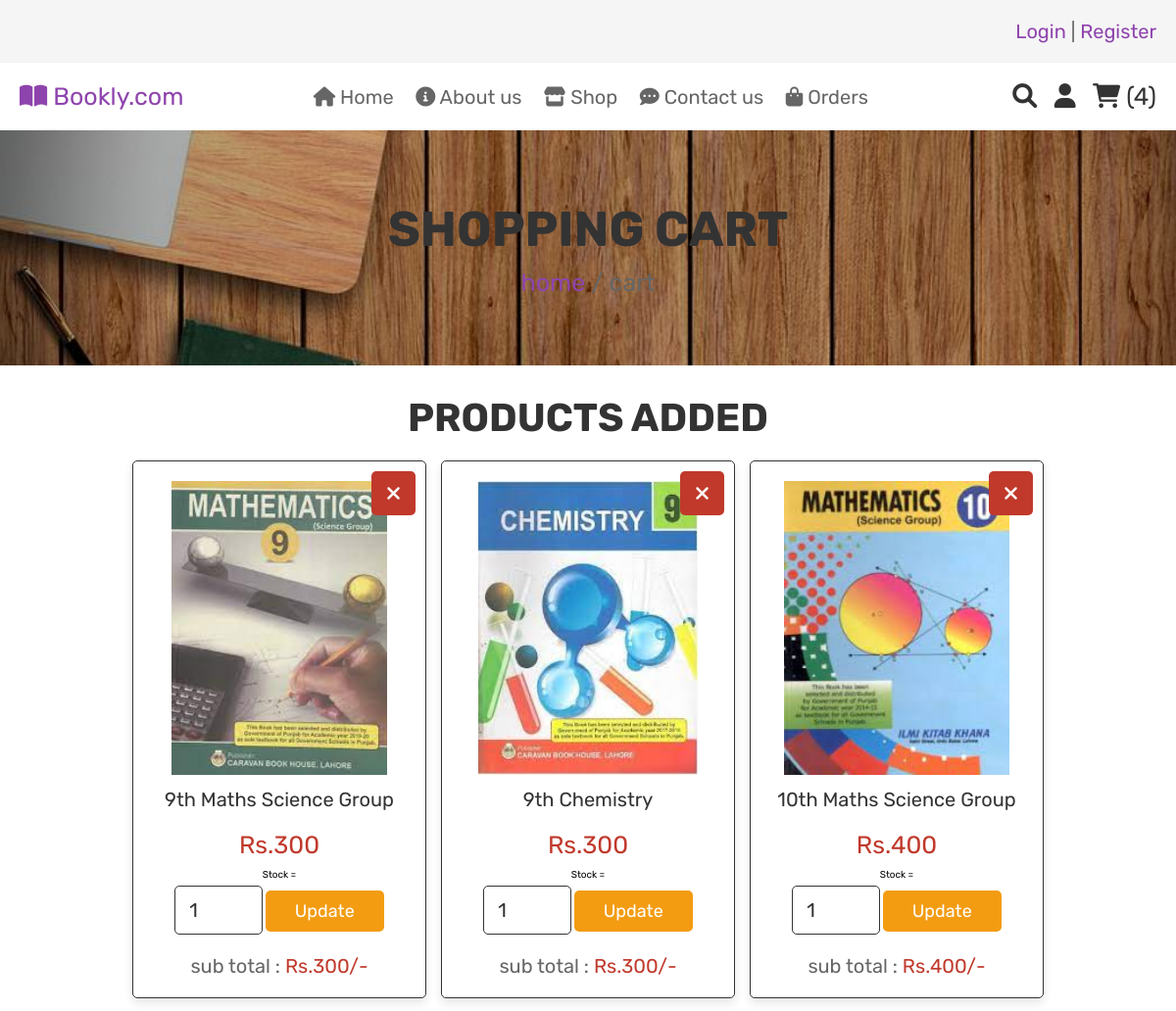
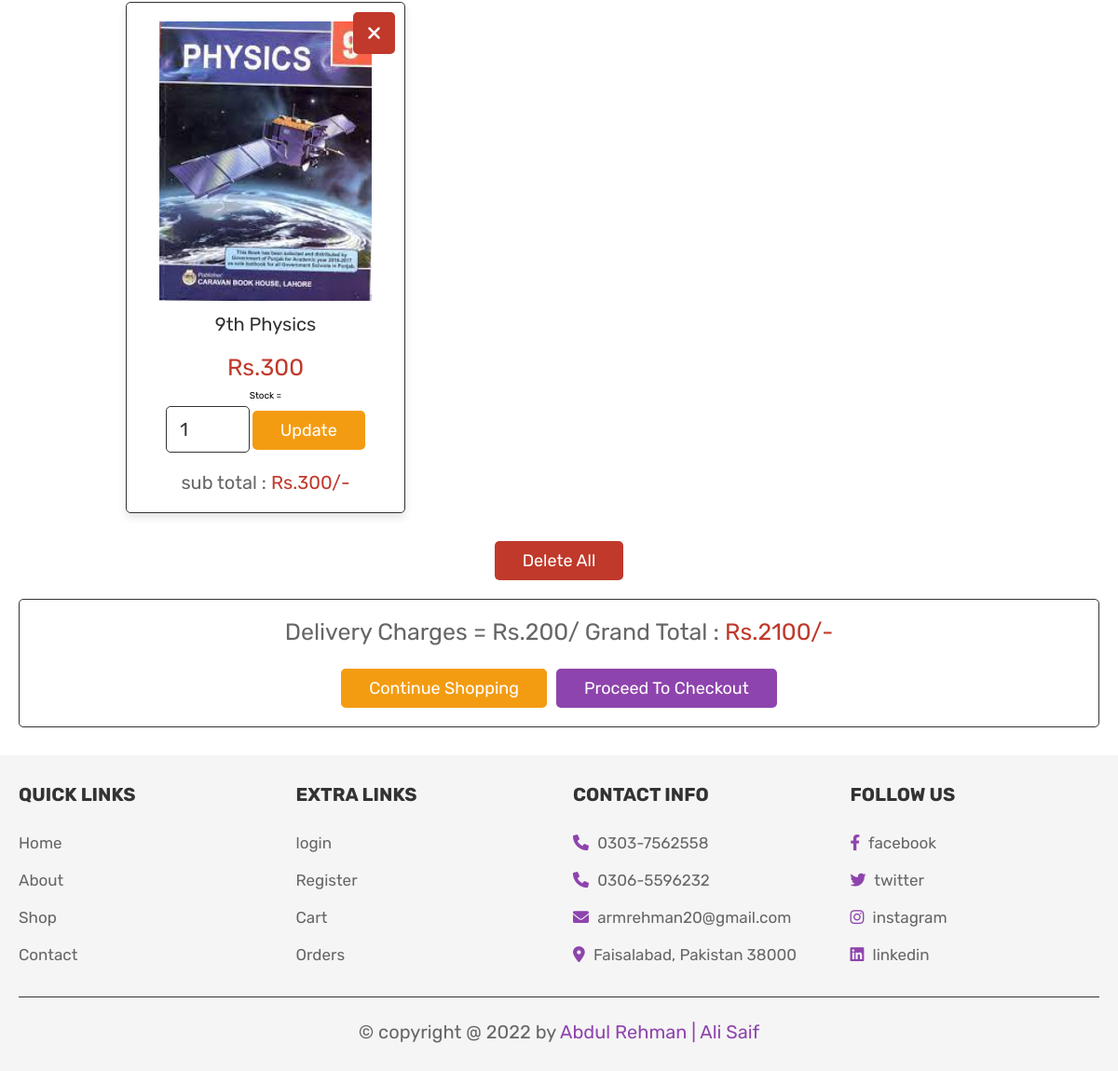
Screenshot of /cart.php (signed in) with the database file from the repository (2 pictures, top to bottom).
### tables this page shows
CREATE TABLE `cart` (
  `id` int(100) NOT NULL,
  `user_id` int(100) NOT NULL,
  `name` varchar(100) NOT NULL,
  `price` int(100) NOT NULL,
  `quantity` int(100) NOT NULL,
  `image` varchar(100) NOT NULL,
  `stock` varchar(50) NOT NULL
);

### cart.php (the view, shortened to what this page needs)
<?php
include 'config.php';
$user_id = $_SESSION['user_id'];
?>
<!DOCTYPE html>
<html lang="en">
<head>
   <link rel="stylesheet" href="https://cdnjs.cloudflare.com/ajax/libs/font-awesome/6.0.0/css/all.min.css">
   <link rel="stylesheet" href="css/style.css">
</head>
<body>
<?php include 'header.php'; ?>
<div class="heading">
   <h3>shopping cart</h3>
   <p> <a href="home.php">home</a> / cart </p>
</div>
<section class="shopping-cart">
   <h1 class="title">products added</h1>
   <div class="box-container">
      <?php
         $grand_total = 0;
         $select_cart = mysqli_query($conn, "SELECT * FROM `cart` WHERE user_id = '$user_id'") or die('query failed');
         if(mysqli_num_rows($select_cart) > 0){
            while($fetch_cart = mysqli_fetch_assoc($select_cart)){
      ?>
      <div class="box">
         <a href="cart.php?delete=<?php echo $fetch_cart['id']; ?>" class="fas fa-times" onclick="return confirm('delete this from cart?');"></a>
         <img src="uploaded_img/<?php echo $fetch_cart['image']; ?>" alt="">
         <div class="name"><?php echo $fetch_cart['name']; ?></div>
         <div class="price">Rs.<?php echo $fetch_cart['price']; ?></div>
         <div class="stock">Stock =<?php echo $fetch_cart['stock']; ?></div>
         <form action="" method="post">
            <input type="number" min="1" name="cart_quantity" value="<?php echo $fetch_cart['quantity']; ?>">
            <input type="submit" name="update_cart" value="update" class="option-btn">
         </form>
         <div class="sub-total"> sub total : <span>Rs.<?php echo $sub_total = ($fetch_cart['quantity'] * $fetch_cart['price']); ?>/-</span> </div>
      </div>
      <?php
      $grand_total += $sub_total + 200;
         }
      }else{
         echo '<p class="empty">your cart is empty</p>';
      }
      ?>
   </div>
   <div style="margin-top: 2rem; text-align:center;">
      <a href="cart.php?delete_all" class="delete-btn <?php echo ($grand_total > 1)?'':'disabled'; ?>" onclick="return confirm('delete all from cart?');">delete all</a>
   </div>
   <div class="cart-total">
      <p>Delivery Charges = Rs.200/ Grand Total : <span>Rs.<?php echo $grand_total; ?>/-</span></p>
      <div class="flex">
         <a href="shop.php" class="option-btn">continue shopping</a>
         <a href="checkout.php" class="btn <?php echo ($grand_total > 1)?'':'disabled'; ?>">proceed to checkout</a>
      </div>
   </div>
</section>
<?php include 'footer.php'; ?>
</body>
</html>

### css/style.css (style rules this page uses)
:root { --purple:#8e44ad; --red:#c0392b; --orange:#f39c12; --black:#333; --white:#fff; --light-color:#666; --light-white:#ccc; --light-bg:#f5f5f5; --border:.1rem solid var(--black); --box-shadow:0 .5rem 1rem rgba(0,0,0,.1); }
* { font-family: 'Rubik', sans-serif; margin:0; padding:0; box-sizing: border-box; outline: none; border:none; text-decoration: none; transition:all .2s linear; }
html { font-size: 62.5%; overflow-x: hidden; }
section { padding:3rem 2rem; }
.title { text-align: center; margin-bottom: 2rem; text-transform: uppercase; color:var(--black); font-size: 4rem; }
.btn, .option-btn, .delete-btn, .white-btn { display: inline-block; margin-top: 1rem; padding:1rem 3rem; cursor: pointer; color:var(--white); font-size: 1.8rem; border-radius: .5rem; text-transform: capitalize; }
.white-btn, .btn { background-color: var(--purple); }
.option-btn { background-color: var(--orange); }
.delete-btn { background-color: var(--red); }
.heading { min-height: 30vh; display: flex; flex-flow: column; align-items: center; justify-content: center; gap:1rem; background: url(../images/do.jpg) repeat; background-size: cover; background-position: center; text-align: center; }
.heading h3 { font-size: 5rem; color:var(--black); text-transform: uppercase; }
.heading p { font-size: 2.5rem; color:var(--light-color); }
.heading p a { color:var(--purple); }
.shopping-cart .box-container { max-width: 1200px; margin:0 auto; display: grid; grid-template-columns: repeat(auto-fit, 30rem); align-items: center; gap:1.5rem; justify-content: center; }
.shopping-cart .box-container .box { text-align: center; padding:2rem; border-radius: .5rem; background-color: var(--white); box-shadow: var(--box-shadow); position: relative; border:var(--border); }
.shopping-cart .box-container .box .fa-times { position: absolute; top:1rem; right:1rem; height: 4.5rem; width: 4.5rem; line-height: 4.5rem; font-size: 2rem; background-color: var(--red); color:var(--white); border-radius: .5rem; }
.shopping-cart .box-container .box img { height: 30rem; }
.shopping-cart .box-container .box .name { padding:1rem 0; font-size: 2rem; color:var(--black); }
.shopping-cart .box-container .box .price { padding:1rem 0; font-size: 2.5rem; color:var(--red); }
.shopping-cart .box-container .box input[type="number"] { margin:.5rem 0; border:var(--border); border-radius: .5rem; padding:1.2rem 1.4rem; font-size: 2rem; color:var(--black); width: 9rem; }
.shopping-cart .box-container .box .sub-total { padding-top: 1.5rem; font-size: 2rem; color:var(--light-color); }
.shopping-cart .box-container .box .sub-total span { color:var(--red); }
.shopping-cart .cart-total { max-width: 1200px; margin:0 auto; border:var(--border); padding:2rem; text-align: center; margin-top: 2rem; border-radius: .5rem; }
.shopping-cart .cart-total p { font-size: 2.5rem; color:var(--light-color); }
.shopping-cart .cart-total p span { color:var(--red); }
.shopping-cart .cart-total .flex { display: flex; flex-wrap: wrap; column-gap:1rem; margin-top: 1.5rem; justify-content: center; }

### rows the page displays
cart: image (picture), name "9th Maths Science Group", price "300", cart_quantity "1"
cart: image (picture), name "9th Chemistry", price "300", cart_quantity "1"
cart: image (picture), name "10th Maths Science Group", price "400", cart_quantity "1"
cart: image (picture), name "9th Physics", price "300", cart_quantity "1"

### other values shown
$cart_rows_number "4"
$grand_total "2100"
